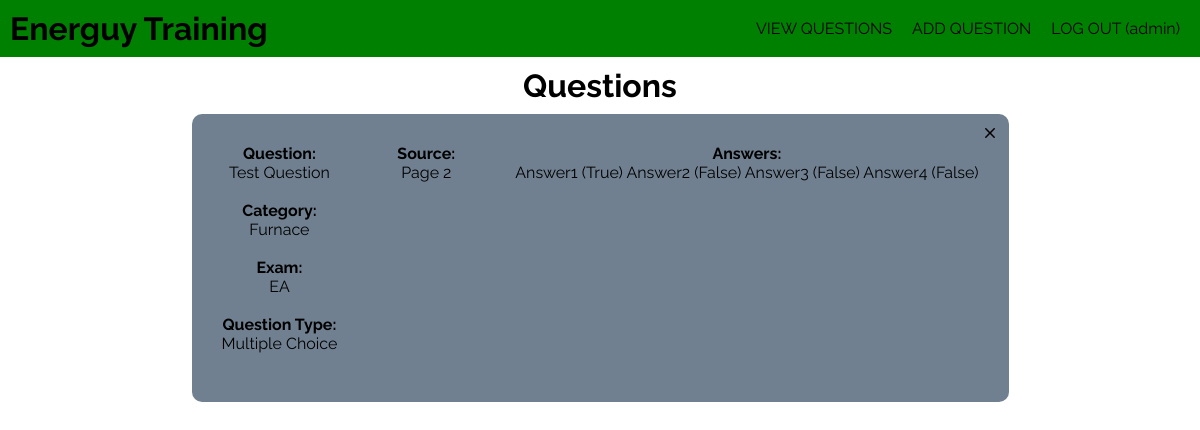
Before: /questions (signed in) with the older database file.
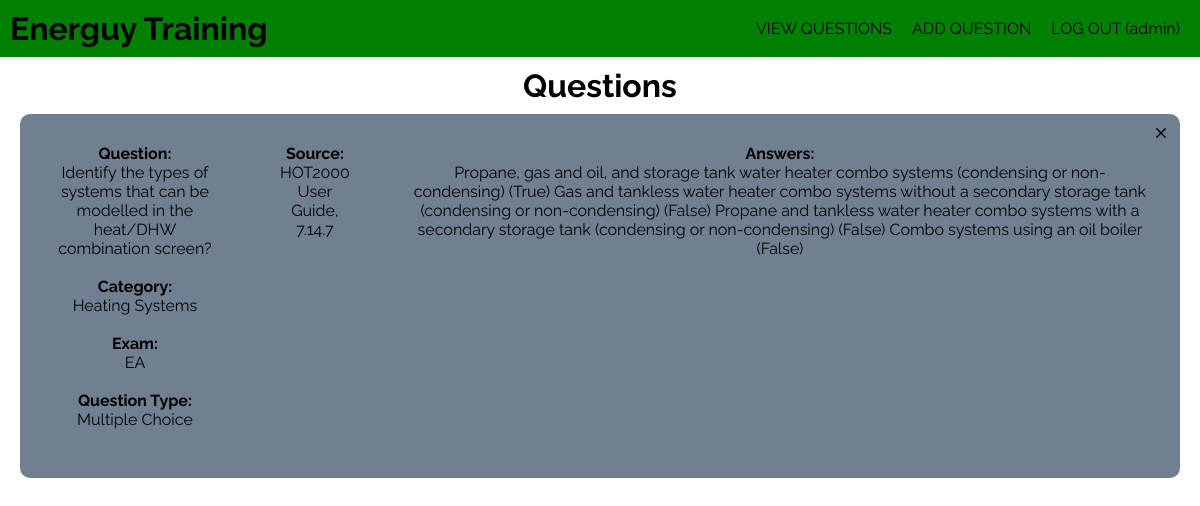
After: the same page with the newer database file.
### package/models.py (models this page shows, shortened)
class User(db.Model, UserMixin):
  id = db.Column(db.Integer, primary_key=True)
  username = db.Column(db.String(20), unique=True, nullable=False)
  password = db.Column(db.String(60), nullable=False)

class Question(db.Model):
  id = db.Column(db.Integer, primary_key=True)
  exam = db.Column(db.String(10), nullable=False)
  category = db.Column(db.String(10), nullable=False)
  question = db.Column(db.String(100), nullable=False)
  question_type = db.Column(db.String(100), nullable=False)
  question_image = db.Column(db.String(100), nullable=True)
  answer_1 = db.Column(db.String(), nullable=False)
  answer_2 = db.Column(db.String(), nullable=False)
  answer_3 = db.Column(db.String(), nullable=False)
  answer_4 = db.Column(db.String(), nullable=False)
  answers = db.Column(db.String(), nullable=False)
  source = db.Column(db.String(100), nullable=False)

### package/routes.py (the view)
@app.route('/questions', methods=['GET', 'POST'])
@login_required
def questions():
  questions = Question.query.all()
  return render_template('questions.html', title = 'Questions', questions=questions)

### package/__init__.py (called while the page is built)
@login_manager.user_loader
def load_user(user_id):
  return User.query.get(int(user_id))

### package/templates/questions.html (shortened to what this page needs)
{% extends 'base.html' %}
{% block content %}
  <div class="content">
    <h1>Questions</h1>
    {% for question in questions %}
      <div class="question-container">
        <div>
          <h4>Question:</h4>
          <p>{{ question.question }}</p>
          <br>
          <h4>Category:</h4>
          <p>{{ question.category }}</p>
          <br>
          <h4>Exam:</h4>
          <p>{{ question.exam}}</p>
          <br>
          <h4>Question Type:</h4>
          <p>{{ question.question_type }}</p>
          <br>
        </div>
        <div>
          <h4>Source:</h4>
          <p>{{ question.source }}</p>
          <br>
        </div>
        <div>
          <h4>Answers:</h4>
          <p>{{ question.answers }}</p><br>
        </div>
        <a href="/delete/{{ question.id }}">
          <img class="close" src="{{ url_for('static', filename='icons/close.svg') }}">
        </a>
      </div>
    {% endfor %}
  </div>
{% endblock content %}

### package/templates/base.html (shortened to what this page needs)
<!DOCTYPE html>
<html>
  <head>
    <link rel='stylesheet' type='text/css' href="{{ url_for('static', filename='styles.css') }}">
  </head>
  <body>
    <header>
      <a href="{{ url_for('home') }}">
        <h1>Energuy Training</h1>
      </a>
      <nav>
        <ul>
          <a href="{{ url_for('questions') }}">
            VIEW QUESTIONS
          </a>
          <a href="{{ url_for('add_question') }}">
            ADD QUESTION
          </a>
          {% if current_user.is_authenticated %}
            <a href="{{ url_for('logout') }}">
              LOG OUT ({{ current_user.username }})
            </a>
          {% else %}
            <a href="{{ url_for('login') }}">
              LOG IN
            </a>
          {% endif %}
        </ul>
      </nav>
    </header>
    <div class="container">
      {% block content %}
      {% endblock %}
    </div>
  </body>
</html>

### package/static/styles.css (style rules this page uses)
* { padding: 0; margin: 0; box-sizing: border-box; font-family: 'Raleway', sans-serif; }
header { background-color: green; display: flex; position: relative; }
header h1 { padding: 10px; }
header nav { position: absolute; height: 100%; right: 10px; }
header nav ul { position: relative; height: 100%; display: flex; list-style-type: none; }
a { text-decoration: none; color: black }
header nav ul a { display: inline-flex; align-items: center; padding: 10px; }
.container { padding: 10px; }
.content { display: block; margin: auto; text-align: center; }
ul { list-style-type: none; }
.question-container { position: relative; display: inline-flex; background-color: slategray; margin: 10px; border-radius: 10px; }
.question-container div { display: block; padding: 30px; margin: 0 auto; }
.close { position: absolute; right: 10px; top: 10px; }

Changed rows visible on the page:
removed Question: question "Test Question", category "Furnace", exam "EA", question_type "Multiple Choice", source "Page 2", answers "Answer1 (True) Answer2 (False) Answer3 (False) Answer4 (False)"
added Question: question "Identify the types of systems that can be modelled in the heat/DHW combination screen?", category "Heating Systems", exam "EA", question_type "Multiple Choice", source "HOT2000 User Guide, 7.14.7", answers "Propane, gas and oil, and storage tank water heater combo systems (condensing or non-condensing) (True) Gas and tankless water heater combo systems without a secondary storage tank (condensing or non-condensing) (False) Propane and tankless water heater combo systems with a secondary storage tank (condensing or non-condensing) (False) Combo systems using an oil boiler (False)"
